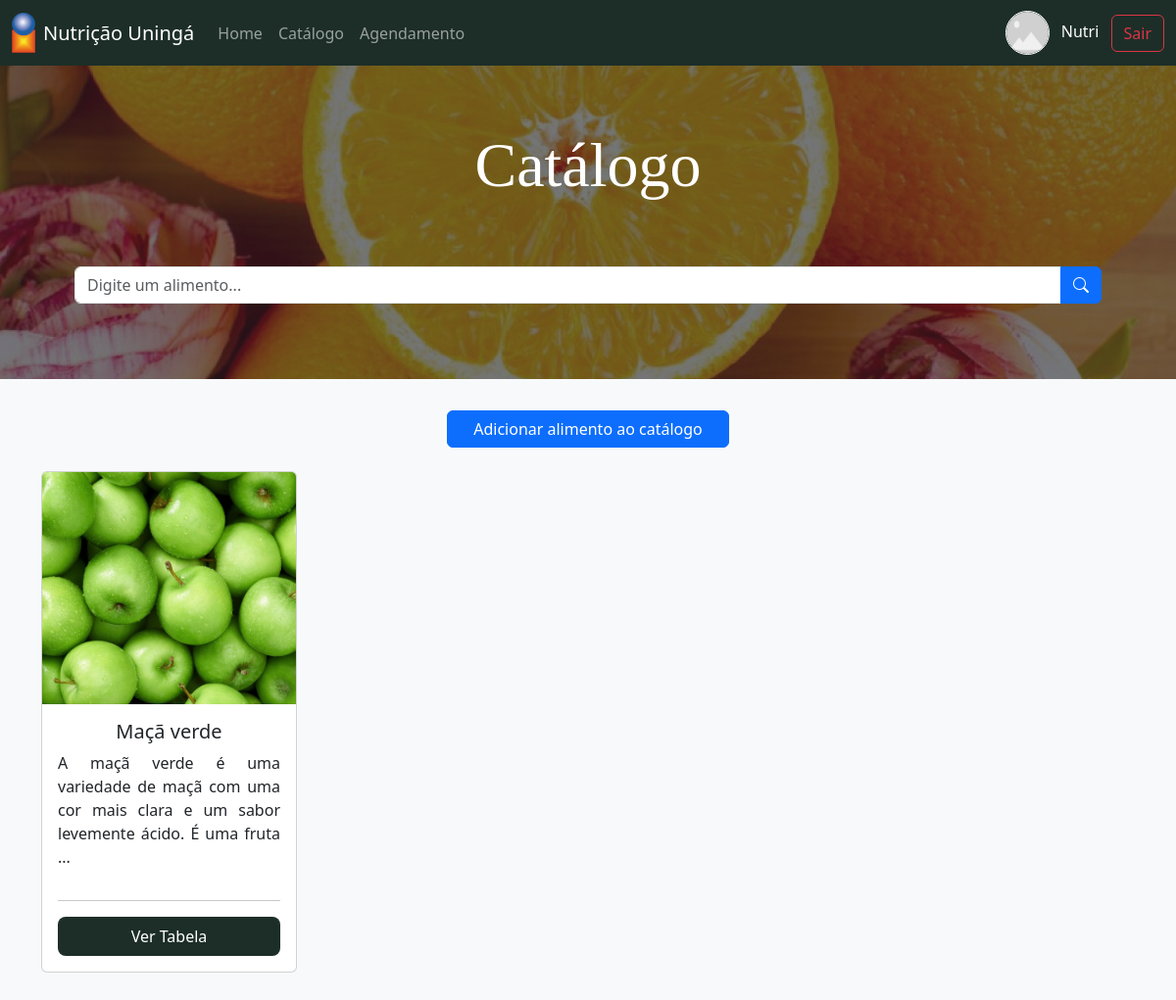
Page /catalogo/ (signed in) on the committed database.
### login/models.py (models this page shows, shortened)
class User(AbstractUser):
    is_cliente = models.BooleanField(default=False)
    is_nutricionista = models.BooleanField(default=False)
    username = models.CharField(unique=True, max_length=50, null=True, blank=True)
    email = models.EmailField(unique=True)
    foto = models.ImageField(null=True, blank=True, upload_to="foto_usuario/")
    data_nascimento = models.DateField(null=False, blank=False, default='2000-01-01')
    USERNAME_FIELD = 'email'
    REQUIRED_FIELDS = ['username', 'first_name', 'last_name']
    class Meta:
        verbose_name = 'Usuario'
        verbose_name_plural = 'Usuarios'
        permissions = [
            ("cliente", "Pode visitar sua pagina de cliente"),
            ("nutricionista", "Pode visitar sua pagina de nutricionista"),
        ]

### catalogo/models.py (models this page shows, shortened)
class Alimento(models.Model):
    nome = models.CharField(max_length=150, null=False, unique=True)
    imagem = models.ImageField(null=True, blank=True, upload_to="imagem__alimento/")
    descricao = models.TextField(null=True)
    calorias = models.DecimalField(
        max_digits=6,
        decimal_places=2,
        validators=[MinValueValidator(0)]
    )
    proteinas = models.DecimalField(
        max_digits=6,
        decimal_places=2,
        validators=[MinValueValidator(0)]
    )
    sodio = models.DecimalField(
        max_digits=6,
        decimal_places=2,
        validators=[MinValueValidator(0)]
    )
    class Meta:
        verbose_name = "Alimento"
        verbose_name_plural = "Alimentos"

### catalogo/views.py (the view)
# urls.py: path('catalogo/', views.catalogo, name='catalogo'),
def catalogo(request):
    obj = request.GET.get('obj')
    if obj:
        alimentos = Alimento.objects.filter(nome__icontains=obj).order_by('nome')
    else:
        alimentos = Alimento.objects.all().order_by('nome')
    alimentos_paginador = Paginator(alimentos, 12)
    num_pagina = request.GET.get('page')
    pagina = alimentos_paginador.get_page(num_pagina)
    pagina.adjusted_elided_pages = alimentos_paginador.get_elided_page_range(num_pagina)
    return render(request, 'catalogo/catalogo.html', {'pagina': pagina})

### catalogo/templatetags/custom_filters.py (called while the page is built)
@register.filter
def custom_truncate(text, num_chars):
    if len(text) > num_chars:
        return text[:num_chars] + '...'
    return text

### catalogo/templates/catalogo/catalogo.html (shortened to what this page needs)
{% extends "base.html" %}
{% load static %}
{% block styles %}
    <link rel="stylesheet" href="{% static "css/catalogo/catalogo.css" %}">
{% endblock styles %}
{% block conteudo %}
    <main>
        {% include "partials/catalogo/pesquisa.html" %}
        <div class="container">
            {% if user.is_nutricionista %}
                <a
                    class="btn btn-primary m-auto d-block mb-4"
                    href="{% url "adicionar_alimento" %}"
                    style="max-width: 18rem;"
                >
                    Adicionar alimento ao catálogo
                </a>
            {% endif %}
            <div class="row">
                {% for alimento in pagina.object_list %}
                    {% include "partials/catalogo/card.html" %}
                {% endfor %}
            </div>
        </div>
    </main>
{% endblock conteudo %}

### catalogo/templates/partials/usuario.html
{% load static %}
{% if user.is_authenticated %}
    <div class="text-end">
        {% if user.is_cliente %}
            <a class="text-white mx-2 text-decoration-none" href="{% url 'pagina_cliente' %}">
                {% if user.foto %}
                    <img
                        class="imagem-usuario mx-2"
                        src="{{user.foto.url}}"
                        alt="foto de {{user.first_name}}"
                    >
                {% else %}
                    <img
                        class="imagem-usuario mx-2"
                        src="{% static "img/placeholder.png" %}"
                        alt="Placeholder"
                    >
                {% endif %}
                <span>{{user.first_name}}</span>
            </a>
        {% elif user.is_nutricionista %}
            <a class="text-white mx-2 text-decoration-none" href="{% url 'pagina_nutricionista' %}">
                {% if user.foto %}
                    <img
                        class="imagem-usuario mx-2"
                        src="{{user.foto.url}}"
                        alt="foto de {{user.first_name}}"
                    >
                {% else %}
                    <img
                        class="imagem-usuario mx-2"
                        src="{% static "img/placeholder.png" %}"
                        alt="Placeholder"
                    >
                {% endif %}
                <span>{{user.first_name}}</span>
            </a>
        {% else %}
            <span class="text-white">
                Administrador
            </span>
        {% endif %}
        <a class="btn btn-outline-danger" href="{% url 'logout' %}">
            Sair
        </a>
    </div>
{% else %}
    <div class="text-end">
        <a class="btn btn-outline-light" href="{% url "tipo_login" %}">Entrar</a>
    </div>
{% endif %}

### catalogo/templates/partials/catalogo/card.html
{% load static %}
{% load custom_filters %}
<div class="col-lg-3 col-md-6 col-sm-6 mb-4">
    <div class="card" style="height: 32rem;">
        {% if alimento.imagem %}
            <img src="{{ alimento.imagem.url }}" class="card-img-top" alt="imagem de {{alimento.nome}}" style="height: 16rem;">
        {% else %}
            <img src="{% static "img/placeholder.png" %}" class="card-img-top" alt="Placeholder" style="height: 16rem;">
        {% endif %}
        <div class="card-body d-flex flex-column">
            <h5 class="card-title text-center">{{ alimento.nome }}</h5>
            <p class="card-text" style="text-align: justify;">{{ alimento.descricao|custom_truncate:100 }}</p>
            <div class="bottom-aligned mt-auto">
                <hr>
                <a href="{% url "alimento" alimento.id %}" class="btn-card m-auto d-block">Ver Tabela</a>
            </div>
        </div>
    </div>
</div>

### catalogo/static/css/style.css (style rules this page uses)
:root { --cor-primaria: #1d2e28; --fonte-titulo: "Arvo", serif; }

### catalogo/static/css/header.css (style rules this page uses)
.imagem-usuario { width: 2.8rem; height: 2.8rem; border-radius: 50%; border: 1px solid white; }

### catalogo/static/css/catalogo/catalogo.css (style rules this page uses)
.btn-card { background-color: var(--cor-primaria); text-decoration: none; text-align: center; color: white; padding: .5rem; border-radius: .5rem; transition: background-color .1s ease-in-out; }

### rows in the picture
User: first_name "Nutri"
Alimento: imagem (picture), nome "Maçã verde", descricao|custom_truncate "A maçã verde é uma variedade de maçã com uma cor mais clara e um sabor levemente ácido. É uma fruta ..."
